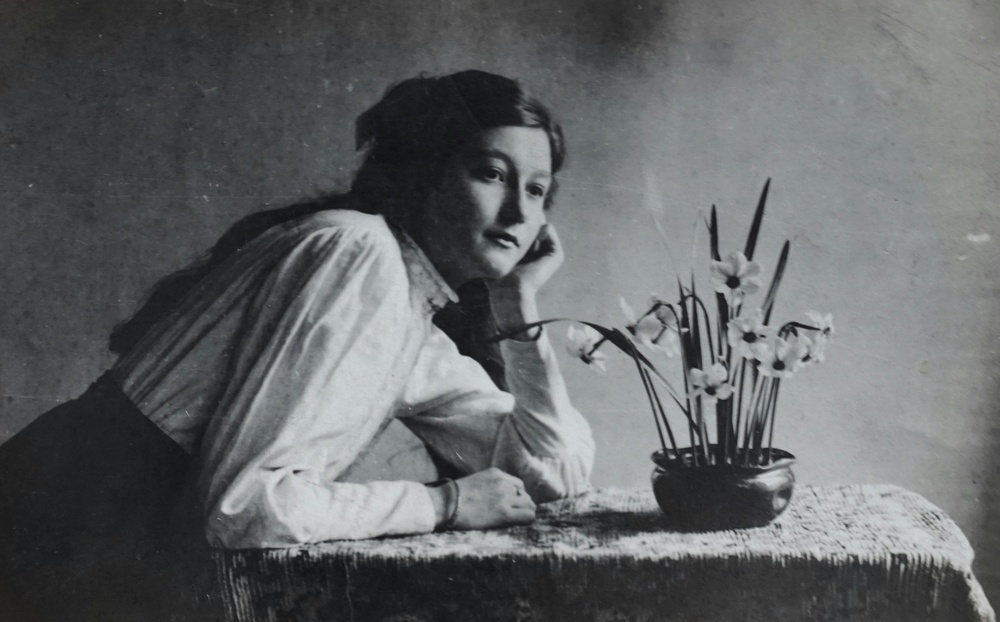
#> input picture SJK002_ComputerVision/.res/BW_woman_plants.jpg, 1000 x 622 px, shrunk from 3791 x 2357 before the run
$ jupyter execute histogram_equalization.ipynb   (shell and % lines are left out)
#> lines starting #> are read from the running program, lines starting #| are printed output that depends on the picture
# Histogram equalization

"*This method usually increases the global contrast of many images, especially when the image is represented by a narrow range of intensity values. Through this adjustment, the intensities can be better distributed on the histogram utilizing the full range of intensities evenly. This allows for areas of lower local contrast to gain a higher contrast. Histogram equalization accomplishes this by effectively spreading out the highly populated intensity values which are used to degrade image contrast.*"

## My approach

### 1. With opencv

[cell 1]
import cv2 as cv
import matplotlib.pyplot as plt

og_im = cv.imread(".res/BW_woman_plants.jpg")
#> og_im is the input picture: shape (622, 1000, 3); mean B, G, R 101.6, 100.4, 98.1

colors = ('b', 'g', 'r')
hists = []

# getting and plotting data
plt.figure(figsize=(15,6))
plt.title("Hist. before equalization")
plt.xlabel("Value")
plt.ylabel("Freq.")
for i, color in enumerate(colors):
    hist = cv.calcHist([og_im],[i],None,[256],[0,256])
    hists.append(hist)
    plt.plot(hist, color=color, label=color)
#> after the loop, hists = 3 items
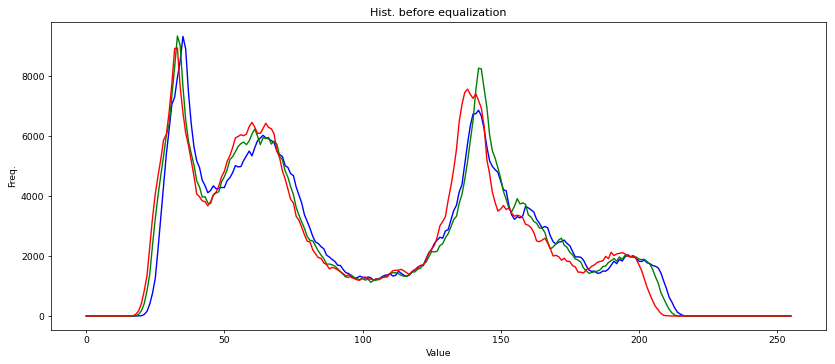
#> figure drawn by matplotlib, 1 panel; curve peaks at x = 35, y = 9339; curve peaks at x = 33, y = 9352; curve peaks at x = 33, y = 8953

[cell 2]
eq_im = og_im.copy()

for chan in range(eq_im.shape[2]):
    eq_im[:,:,chan] = cv.equalizeHist(eq_im[:,:,chan])
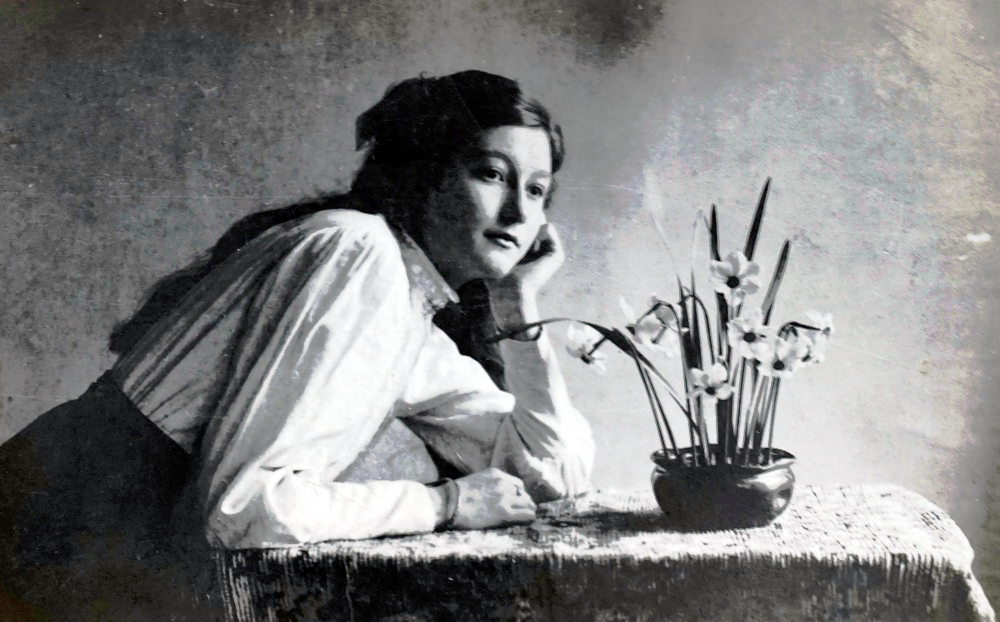
#> eq_im: shape (622, 1000, 3); mean B, G, R 128.4, 128.4, 128.4

fig, (im1, im2) = plt.subplots(1, 2, figsize=(16,10))
im1.imshow(og_im, label="Original")
im2.imshow(eq_im, label="Equalized")

im1.set_title("Before equalization")
im2.set_title("After equalization")

im1.set_xlabel("W(px)")
im1.set_ylabel("H(px)")

im2.set_xlabel("W(px)")
im2.set_ylabel("H(px)")
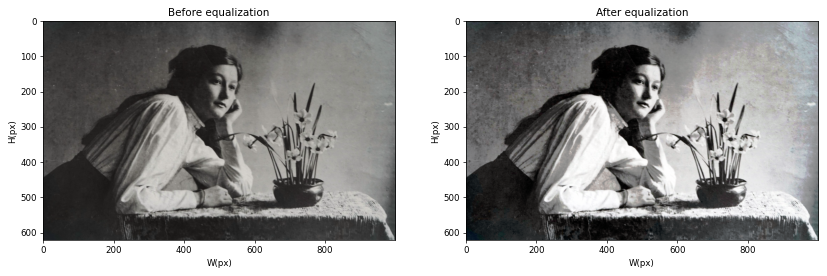
#> figure drawn by matplotlib, 2 panels; B, G, R data is drawn as R, G, B

[cell 3]
plt.figure(figsize=(15,6))
plt.title("Hist. after equalization")
plt.xlabel("Value")
plt.ylabel("Freq.")
for i, color in enumerate(colors):
    plt.plot(cv.calcHist([eq_im],[i],None,[256],[0,256]) , color=color, label=color)
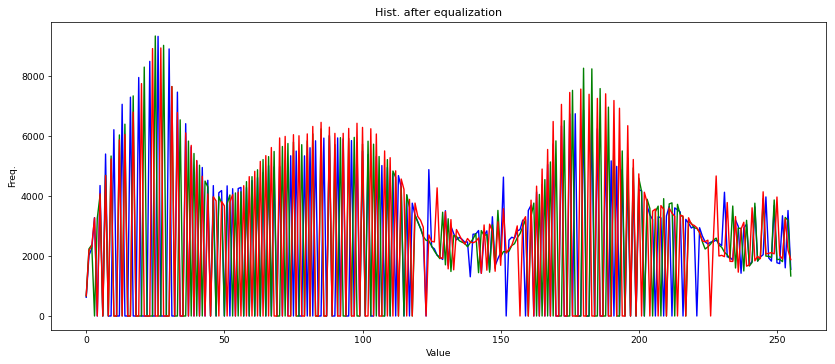
#> figure drawn by matplotlib, 1 panel; curve peaks at x = 26, y = 9339; curve peaks at x = 25, y = 9352; curve peaks at x = 27, y = 8953

$ run again, with SJK002_ComputerVision/.res/RGB_paint_splash.jpg copied over SJK002_ComputerVision/.res/BW_woman_plants.jpg
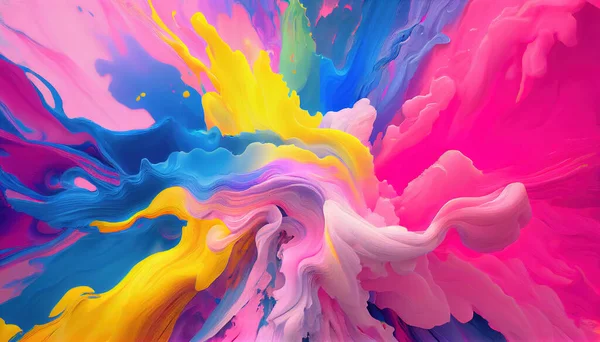
#> input picture SJK002_ComputerVision/.res/RGB_paint_splash.jpg, 600 x 342 px
#> og_im is the input picture: shape (342, 600, 3); mean B, G, R 145.2, 96.3, 178.9
#> after the loop `for i, color in enumerate(colors):`: hists = 3 items
#> after the loop `for chan in range(eq_im.shape[2]):`:
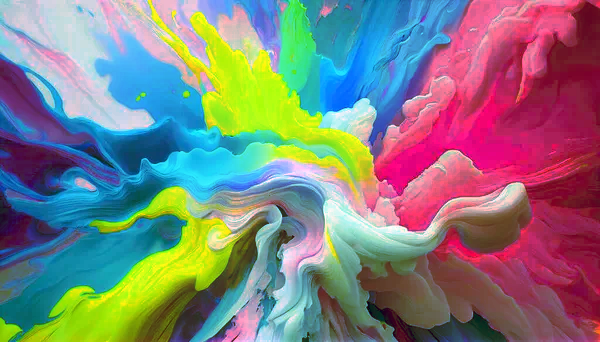
#> eq_im: shape (342, 600, 3); mean B, G, R 128.3, 128.1, 128.9
#> `[cell 3] plt.figure(figsize=(15,6)) plt.title("Hist. after equalizatio..`:
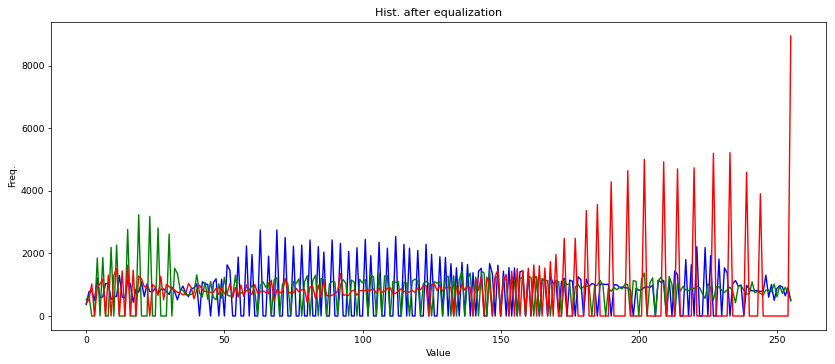
#> figure drawn by matplotlib, 1 panel; curve peaks at x = 69, y = 2753; curve peaks at x = 19, y = 3238; curve peaks at x = 255, y = 8956
